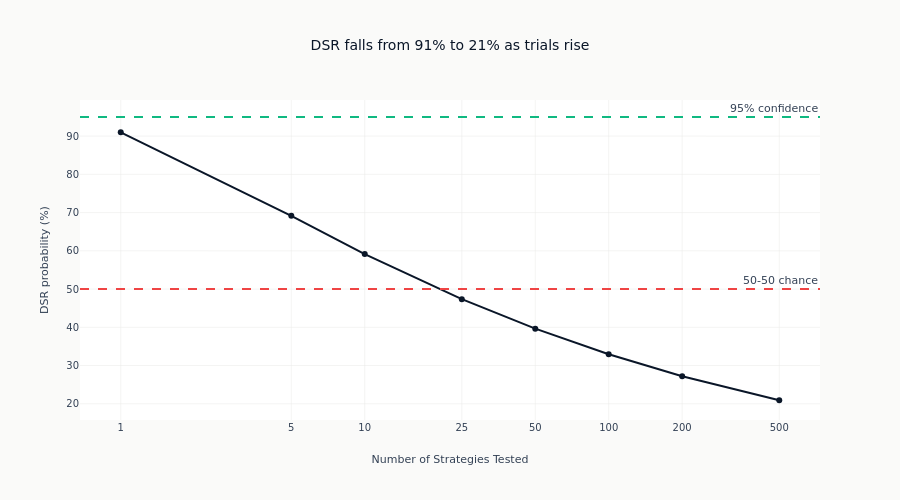

This figure's notebook cell:
### Code cell
# Visualize DSR decay with number of trials
fig = go.Figure()
fig.add_trace(
    go.Scatter(
        x=dsr_df.get_column("n_trials").to_list(),
        y=(dsr_df.get_column("dsr_probability") * 100).to_list(),
        mode="lines+markers",
        name="DSR Probability",
        line={"color": COLORS["blue"], "width": 2},
    )
)
fig.add_hline(
    y=95,
    line_dash="dash",
    line_color=COLORS["positive"],
    annotation_text="95% confidence",
)
fig.add_hline(
    y=50,
    line_dash="dash",
    line_color=COLORS["negative"],
    annotation_text="50-50 chance",
)
fig.update_layout(
    title=(
        f"DSR falls from {dsr_df['dsr_probability'][0]:.0%} to "
        f"{dsr_df['dsr_probability'][-1]:.0%} as trials rise"
    ),
    xaxis_title="Number of Strategies Tested",
    yaxis_title="DSR probability (%)",
    xaxis_type="log",
    height=500,
)
_n_trials_ticks = dsr_df.get_column("n_trials").to_list()
fig.update_xaxes(
    tickmode="array",
    tickvals=_n_trials_ticks,
    ticktext=[str(t) for t in _n_trials_ticks],
)
show_plot(fig)

### Figure 1 — Plotly figure (JSON) as saved in the notebook; plotly's stock layout.template omitted (floating-point values rounded to 4 significant figures)
{"data": [{"line": {"color": "#0a1628", "width": 2}, "mode": "lines+markers", "name": "DSR Probability", "type": "scatter", "x": [1, 5, 10, 25, 50, 100, 200, 500], "y": [90.99, 69.16, 59.15, 47.37, 39.65, 32.94, 27.2, 20.93]}], "layout": {"annotations": [{"showarrow": false, "text": "95% confidence", "x": 1, "xanchor": "right", "xref": "x domain", "y": 95, "yanchor": "bottom", "yref": "y"}, {"showarrow": false, "text": "50-50 chance", "x": 1, "xanchor": "right", "xref": "x domain", "y": 50, "yanchor": "bottom", "yref": "y"}], "height": 500, "shapes": [{"line": {"color": "#10b981", "dash": "dash"}, "type": "line", "x0": 0, "x1": 1, "xref": "x domain", "y0": 95, "y1": 95, "yref": "y"}, {"line": {"color": "#ef4444", "dash": "dash"}, "type": "line", "x0": 0, "x1": 1, "xref": "x domain", "y0": 50, "y1": 50, "yref": "y"}], "title": {"text": "DSR falls from 91% to 21% as trials rise"}, "xaxis": {"tickmode": "array", "ticktext": ["1", "5", "10", "25", "50", "100", "200", "500"], "tickvals": [1, 5, 10, 25, 50, 100, 200, 500], "title": {"text": "Number of Strategies Tested"}, "type": "log"}, "yaxis": {"title": {"text": "DSR probability (%)"}}}}
